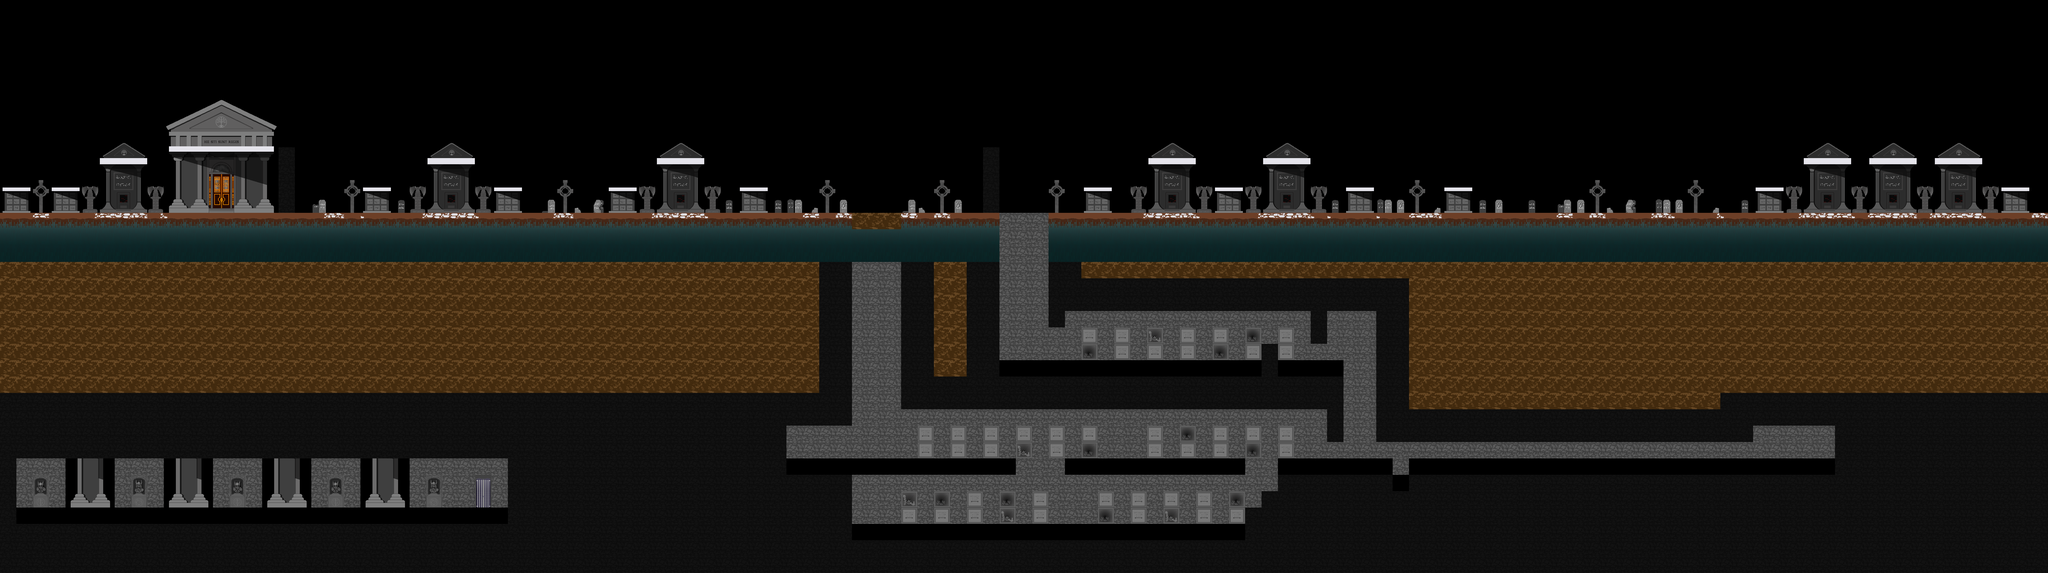

Tiled map render using the project's own tile images. Description and the map definition, with tile-layer contents summarised, below:
An orthogonal 125x35 tile map with 64x64 px tiles, 2 tile layers (derriere, solides), 1 hidden layer not drawn and 103 objects (escalier, checkPoint4, checkPoint3, checkPoint1, checkPoint2, ...).

<map version="1.4" tiledversion="1.4.3" orientation="orthogonal" renderorder="right-down" width="125" height="35" tilewidth="64" tileheight="64" infinite="0" nextlayerid="37" nextobjectid="166">
 <tileset firstgid="1" name="tableauTiledTilesetCimetiere2" tilewidth="64" tileheight="64" tilecount="168" columns="21">
  <image source="tableauTiledTilesetCimetiere2.png" width="1344" height="512" />
  <tile id="0">
   <properties>
    <property name="collides" type="bool" value="true" />
   </properties>
  </tile>
  <tile id="1">
   <properties>
    <property name="collides" type="bool" value="false" />
   </properties>
  </tile>
  <tile id="2">
   <properties>
    <property name="collides" type="bool" value="false" />
   </properties>
  </tile>
  <tile id="3">
   <properties>
    <property name="collides" type="bool" value="false" />
   </properties>
  </tile>
  <tile id="4">
   <properties>
    <property name="collides" type="bool" value="false" />
   </properties>
  </tile>
  <tile id="5">
   <properties>
    <property name="collides" type="bool" value="true" />
   </properties>
  </tile>
  <tile id="6">
   <properties>
    <property name="collides" type="bool" value="true" />
   </properties>
  </tile>
  <tile id="7">
   <properties>
    <property name="collides" type="bool" value="false" />
   </properties>
  </tile>
  <tile id="8">
   <properties>
    <property name="collides" type="bool" value="false" />
   </properties>
  </tile>
  <tile id="9">
   <properties>
    <property name="collides" type="bool" value="false" />
   </properties>
  </tile>
  <tile id="10">
   <properties>
    <property name="collides" type="bool" value="true" />
   </properties>
  </tile>
  <tile id="11">
   <properties>
    <property name="collides" type="bool" value="true" />
   </properties>
  </tile>
  <tile id="12">
   <properties>
    <property name="collides" type="bool" value="false" />
   </properties>
  </tile>
  <tile id="13">
   <properties>
    <property name="collides" type="bool" value="false" />
   </properties>
  </tile>
  <tile id="14">
   <properties>
    <property name="collides" type="bool" value="false" />
   </properties>
  </tile>
  <tile id="15">
   <properties>
    <property name="collides" type="bool" value="false" />
   </properties>
  </tile>
  <tile id="16">
   <properties>
    <property name="collides" type="bool" value="false" />
   </properties>
  </tile>
  <tile id="17">
   <properties>
    <property name="collides" type="bool" value="false" />
   </properties>
  </tile>
  <tile id="18">
   <properties>
    <property name="collides" type="bool" value="false" />
   </properties>
  </tile>
  <tile id="21">
   <properties>
    <property name="collides" type="bool" value="false" />
   </properties>
  </tile>
  <tile id="22">
   <properties>
    <property name="collides" type="bool" value="false" />
   </properties>
  </tile>
  <tile id="23">
   <properties>
    <property name="collides" type="bool" value="false" />
   </properties>
  </tile>
  <tile id="24">
   <properties>
    <property name="collides" type="bool" value="false" />
   </properties>
  </tile>
  <tile id="25">
   <properties>
    <property name="collides" type="bool" value="false" />
   </properties>
  </tile>
  <tile id="26">
   <properties>
    <property name="collides" type="bool" value="false" />
   </properties>
  </tile>
  <tile id="27">
   <properties>
    <property name="collides" type="bool" value="false" />
   </properties>
  </tile>
  <tile id="28">
   <properties>
    <property name="collides" type="bool" value="false" />
   </properties>
  </tile>
  <tile id="29">
   <properties>
    <property name="collides" type="bool" value="false" />
   </properties>
  </tile>
  <tile id="30">
   <properties>
    <property name="collides" type="bool" value="false" />
   </properties>
  </tile>
  <tile id="31">
   <properties>
    <property name="collides" type="bool" value="true" />
   </properties>
  </tile>
  <tile id="32">
   <properties>
    <property name="collides" type="bool" value="true" />
   </properties>
  </tile>
  <tile id="33">
   <properties>
    <property name="collides" type="bool" value="false" />
   </properties>
  </tile>
  <tile id="34">
   <properties>
    <property name="collides" type="bool" value="false" />
   </properties>
  </tile>
  <tile id="35">
   <properties>
    <property name="collides" type="bool" value="false" />
   </properties>
  </tile>
  <tile id="36">
   <properties>
    <property name="collides" type="bool" value="false" />
   </properties>
  </tile>
  <tile id="37">
   <properties>
    <property name="collides" type="bool" value="false" />
   </properties>
  </tile>
  <tile id="38">
   <properties>
    <property name="collides" type="bool" value="false" />
   </properties>
  </tile>
  <tile id="39">
   <properties>
    <property name="collides" type="bool" value="false" />
   </properties>
  </tile>
  <tile id="42">
   <properties>
    <property name="collides" type="bool" value="false" />
   </properties>
  </tile>
  <tile id="43">
   <properties>
    <property name="collides" type="bool" value="false" />
   </properties>
  </tile>
  <tile id="44">
   <properties>
    <property name="collides" type="bool" value="false" />
   </properties>
  </tile>
  <tile id="45">
   <properties>
    <property name="collides" type="bool" value="false" />
   </properties>
  </tile>
  <tile id="46">
   <properties>
    <property name="collides" type="bool" value="false" />
   </properties>
  </tile>
  <tile id="47">
   <properties>
    <property name="collides" type="bool" value="true" />
   </properties>
  </tile>
  <tile id="48">
   <properties>
    <property name="collides" type="bool" value="false" />
   </properties>
  </tile>
  <tile id="49">
   <properties>
    <property name="collides" type="bool" value="false" />
   </properties>
  </tile>
  <tile id="50">
   <properties>
    <property name="collides" type="bool" value="false" />
   </properties>
  </tile>
  <tile id="51">
   <properties>
    <property name="collides" type="bool" value="false" />
   </properties>
  </tile>
  <tile id="52">
   <properties>
    <property name="collides" type="bool" value="false" />
   </properties>
  </tile>
  <tile id="53">
   <properties>
    <property name="collides" type="bool" value="false" />
   </properties>
  </tile>
  <tile id="54">
   <properties>
    <property name="collides" type="bool" value="false" />
   </properties>
  </tile>
  <tile id="55">
   <properties>
    <property name="collides" type="bool" value="false" />
   </properties>
  </tile>
  <tile id="56">
   <properties>
    <property name="collides" type="bool" value="false" />
   </properties>
  </tile>
  <tile id="57">
   <properties>
    <property name="collides" type="bool" value="false" />
   </properties>
  </tile>
  <tile id="58">
   <properties>
    <property name="collides" type="bool" value="false" />
   </properties>
  </tile>
  <tile id="59">
   <properties>
    <property name="collides" type="bool" value="false" />
   </properties>
  </tile>
  <tile id="60">
   <properties>
    <property name="collides" type="bool" value="false" />
   </properties>
  </tile>
  <tile id="63">
   <properties>
    <property name="collides" type="bool" value="false" />
   </properties>
  </tile>
  <tile id="64">
   <properties>
    <property name="collides" type="bool" value="false" />
   </properties>
  </tile>
  <tile id="65">
   <properties>
    <property name="collides" type="bool" value="false" />
   </properties>
  </tile>
  <tile id="66">
   <properties>
    <property name="collides" type="bool" value="false" />
   </properties>
  </tile>
  <tile id="67">
   <properties>
    <property name="collides" type="bool" value="false" />
   </properties>
  </tile>
  <tile id="68">
   <properties>
    <property name="collides" type="bool" value="true" />
   </properties>
  </tile>
  <tile id="69">
   <properties>
    <property name="collides" type="bool" value="true" />
   </properties>
  </tile>
  <tile id="70">
   <properties>
    <property name="collides" type="bool" value="true" />
   </properties>
  </tile>
  <tile id="71">
   <properties>
    <property name="collides" type="bool" value="true" />
   </properties>
  </tile>
  <tile id="72">
   <properties>
    <property name="collides" type="bool" value="true" />
   </properties>
  </tile>
  <tile id="73">
   <properties>
    <property name="collides" type="bool" value="true" />
   </properties>
  </tile>
  <tile id="74">
   <properties>
    <property name="collides" type="bool" value="false" />
   </properties>
  </tile>
  <tile id="75">
   <properties>
    <property name="collides" type="bool" value="false" />
   </properties>
  </tile>
  <tile id="76">
   <properties>
    <property name="collides" type="bool" value="false" />
   </properties>
  </tile>
  <tile id="77">
   <properties>
    <property name="collides" type="bool" value="false" />
   </properties>
  </tile>
  <tile id="78">
   <properties>
    <property name="collides" type="bool" value="false" />
   </properties>
  </tile>
  <tile id="79">
   <properties>
    <property name="collides" type="bool" value="false" />
   </properties>
  </tile>
  <tile id="80">
   <properties>
    <property name="collides" type="bool" value="false" />
   </properties>
  </tile>
  <tile id="81">
   <properties>
    <property name="collides" type="bool" value="false" />
   </properties>
  </tile>
  <tile id="84">
   <properties>
    <property name="collides" type="bool" value="false" />
   </properties>
  </tile>
  <tile id="85">
   <properties>
    <property name="collides" type="bool" value="false" />
   </properties>
  </tile>
  <tile id="86">
   <properties>
    <property name="collides" type="bool" value="false" />
   </properties>
  </tile>
  <tile id="87">
   <properties>
    <property name="collides" type="bool" value="false" />
   </properties>
  </tile>
  <tile id="88">
   <properties>
    <property name="collides" type="bool" value="false" />
   </properties>
  </tile>
  <tile id="89">
   <properties>
    <property name="collides" type="bool" value="false" />
   </properties>
  </tile>
  <tile id="90">
   <properties>
    <property name="collides" type="bool" value="true" />
   </properties>
  </tile>
  <tile id="91">
   <properties>
    <property name="collides" type="bool" value="true" />
   </properties>
  </tile>
  <tile id="92">
   <properties>
    <property name="collides" type="bool" value="true" />
   </properties>
  </tile>
  <tile id="93">
   <properties>
    <property name="collides" type="bool" value="true" />
   </properties>
  </tile>
  <tile id="94">
   <properties>
    <property name="collides" type="bool" value="true" />
   </properties>
  </tile>
  <tile id="95">
   <properties>
    <property name="collides" type="bool" value="false" />
   </properties>
  </tile>
  <tile id="96">
   <properties>
    <property name="collides" type="bool" value="false" />
   </properties>
  </tile>
  <tile id="97">
   <properties>
    <property name="collides" type="bool" value="false" />
   </properties>
  </tile>
  <tile id="98">
   <properties>
    <property name="collides" type="bool" value="false" />
   </properties>
  </tile>
  <tile id="99">
   <properties>
    <property name="collides" type="bool" value="false" />
   </properties>
  </tile>
  <tile id="100">
   <properties>
    <property name="collides" type="bool" value="false" />
   </properties>
  </tile>
  <tile id="101">
   <properties>
    <property name="collides" type="bool" value="false" />
   </properties>
  </tile>
  <tile id="102">
   <properties>
    <property name="collides" type="bool" value="false" />
   </properties>
  </tile>
  <tile id="105">
   <properties>
    <property name="collides" type="bool" value="false" />
   </properties>
  </tile>
  <tile id="106">
   <properties>
    <property name="collides" type="bool" value="false" />
   </properties>
  </tile>
  <tile id="107">
   <properties>
    <property name="collides" type="bool" value="false" />
   </properties>
  </tile>
  <tile id="108">
   <properties>
    <property name="collides" type="bool" value="false" />
   </properties>
  </tile>
  <tile id="109">
   <properties>
    <property name="collides" type="bool" value="false" />
   </properties>
  </tile>
  <tile id="110">
   <properties>
    <property name="collides" type="bool" value="false" />
   </properties>
  </tile>
  <tile id="111">
   <properties>
    <property name="collides" type="bool" value="false" />
   </properties>
  </tile>
  <tile id="112">
   <properties>
    <property name="collides" type="bool" value="false" />
   </properties>
  </tile>
  <tile id="113">
   <properties>
    <property name="collides" type="bool" value="false" />
   </properties>
  </tile>
  <tile id="114">
   <properties>
    <property name="collides" type="bool" value="false" />
   </properties>
  </tile>
  <tile id="115">
   <properties>
    <property name="collides" type="bool" value="false" />
   </properties>
  </tile>
  <tile id="116">
   <properties>
    <property name="collides" type="bool" value="false" />
   </properties>
  </tile>
  <tile id="117">
   <properties>
    <property name="collides" type="bool" value="false" />
   </properties>
  </tile>
  <tile id="118">
   <properties>
    <property name="collides" type="bool" value="false" />
   </properties>
  </tile>
  <tile id="119">
   <properties>
    <property name="collides" type="bool" value="false" />
   </properties>
  </tile>
  <tile id="120">
   <properties>
    <property name="collides" type="bool" value="false" />
   </properties>
  </tile>
  <tile id="121">
   <properties>
    <property name="collides" type="bool" value="false" />
   </properties>
  </tile>
  <tile id="122">
   <properties>
    <property name="collides" type="bool" value="false" />
   </properties>
  </tile>
  <tile id="123">
   <properties>
    <property name="collides" type="bool" value="false" />
   </properties>
  </tile>
  <tile id="126">
   <properties>
    <property name="collides" type="bool" value="false" />
   </properties>
  </tile>
  <tile id="127">
   <properties>
    <property name="collides" type="bool" value="false" />
   </properties>
  </tile>
  <tile id="128">
   <properties>
    <property name="collides" type="bool" value="false" />
   </properties>
  </tile>
  <tile id="129">
   <properties>
    <property name="collides" type="bool" value="false" />
   </properties>
  </tile>
  <tile id="130">
   <properties>
    <property name="collides" type="bool" value="false" />
   </properties>
  </tile>
  <tile id="131">
   <properties>
    <property name="collides" type="bool" value="false" />
   </properties>
  </tile>
  <tile id="132">
   <properties>
    <property name="collides" type="bool" value="false" />
   </properties>
  </tile>
  <tile id="133">
   <properties>
    <property name="collides" type="bool" value="false" />
   </properties>
  </tile>
  <tile id="134">
   <properties>
    <property name="collides" type="bool" value="false" />
   </properties>
  </tile>
  <tile id="135">
   <properties>
    <property name="collides" type="bool" value="false" />
   </properties>
  </tile>
  <tile id="136">
   <properties>
    <property name="collides" type="bool" value="false" />
   </properties>
  </tile>
  <tile id="137">
   <properties>
    <property name="collides" type="bool" value="false" />
   </properties>
  </tile>
  <tile id="138">
   <properties>
    <property name="collides" type="bool" value="false" />
   </properties>
  </tile>
  <tile id="139">
   <properties>
    <property name="collides" type="bool" value="false" />
   </properties>
  </tile>
  <tile id="140">
   <properties>
    <property name="collides" type="bool" value="false" />
   </properties>
  </tile>
  <tile id="141">
   <properties>
    <property name="collides" type="bool" value="false" />
   </properties>
  </tile>
  <tile id="142">
   <properties>
    <property name="collides" type="bool" value="false" />
   </properties>
  </tile>
  <tile id="143">
   <properties>
    <property name="collides" type="bool" value="false" />
   </properties>
  </tile>
  <tile id="144">
   <properties>
    <property name="collides" type="bool" value="false" />
   </properties>
  </tile>
 </tileset>
 <layer id="3" name="devant" width="125" height="35" visible="0">
  <data>[4375 cells, 0 non-empty, 0 distinct tile ids]</data>
 </layer>
 <layer id="2" name="derriere" width="125" height="35">
  <data>[4375 cells, 2373 non-empty, 93 distinct tile ids]</data>
 </layer>
 <layer id="1" name="solides" width="125" height="35">
  <properties>
   <property name="collides" type="bool" value="false" />
  </properties>
  <data>[4375 cells, 829 non-empty, 10 distinct tile ids]</data>
 </layer>
 <objectgroup id="17" name="escaliers">
  <object id="108" name="escalier" gid="69" x="1856" y="1984" width="64" height="64" />
 </objectgroup>
 <objectgroup id="4" name="stars">
  <object id="16" gid="70" x="576" y="1984" width="64" height="64" />
  <object id="19" gid="70" x="832" y="512" width="64" height="64" />
  <object id="22" gid="70" x="1439.5" y="823.5" width="64" height="64" />
  <object id="24" gid="70" x="2398.5" y="815" width="64" height="64" />
  <object id="27" gid="70" x="34" y="822" width="64" height="64" />
  <object id="28" gid="70" x="4766" y="822" width="64" height="64" />
  <object id="29" gid="70" x="5670" y="822" width="64" height="64" />
  <object id="30" gid="70" x="7842" y="820" width="64" height="64" />
  <object id="31" gid="70" x="1952" y="824" width="64" height="64" />
  <object id="32" gid="70" x="2912" y="818" width="64" height="64" />
  <object id="38" gid="70" x="4544" y="2048" width="64" height="64" />
  <object id="39" gid="70" x="4288" y="2048" width="64" height="64" />
  <object id="40" gid="70" x="3904" y="2048" width="64" height="64" />
  <object id="41" gid="70" x="3968" y="1792" width="64" height="64" />
  </objectgroup>
 <objectgroup id="5" name="checkPoints">
  <!-- 4 objects omitted --></objectgroup>
 <objectgroup id="6" name="flyingMonsters">
  <!-- 4 objects omitted --></objectgroup>
 <objectgroup id="7" name="zombies">
  <!-- 7 objects omitted --></objectgroup>
 <objectgroup id="20" name="bougies">
  <!-- 3 objects omitted --></objectgroup>
 <objectgroup id="32" name="bougies1">
  <!-- 2 objects omitted --></objectgroup>
 <objectgroup id="33" name="bougies2">
  <!-- 2 objects omitted --></objectgroup>
 <objectgroup id="34" name="bougies3">
  <!-- 2 objects omitted --></objectgroup>
 <objectgroup id="8" name="torches">
  <!-- 4 objects omitted --></objectgroup>
 <objectgroup id="21" name="torches1">
  <!-- 4 objects omitted --></objectgroup>
 <objectgroup id="22" name="torches2">
  <!-- 3 objects omitted --></objectgroup>
 <objectgroup id="23" name="torches3">
  <!-- 2 objects omitted --></objectgroup>
 <objectgroup id="24" name="torches4">
  <!-- 1 objects omitted --></objectgroup>
 <objectgroup id="25" name="torches5">
  <!-- 1 objects omitted --></objectgroup>
 <objectgroup id="26" name="torches6">
  <!-- 1 objects omitted --></objectgroup>
 <objectgroup id="28" name="torches7">
  <!-- 1 objects omitted --></objectgroup>
 <objectgroup id="29" name="torches8">
  <!-- 1 objects omitted --></objectgroup>
 <objectgroup id="9" name="aurore" />
 <objectgroup id="16" name="rocheQuiRoule">
  <!-- 3 objects omitted --></objectgroup>
 <objectgroup id="10" name="vase">
  <!-- 12 objects omitted --></objectgroup>
 <objectgroup id="18" name="solFragilePierre">
  <!-- 3 objects omitted --></objectgroup>
 <objectgroup id="15" name="solFragile">
  <!-- 3 objects omitted --></objectgroup>
 <objectgroup id="11" name="bossSpectre">
  <!-- 1 objects omitted --></objectgroup>
 <objectgroup id="12" name="sacdos" />
 <objectgroup id="13" name="spectres" />
 <objectgroup id="14" name="squelettes">
  <!-- 11 objects omitted --></objectgroup>
</map>
<!-- 88 of 103 objects omitted -->
